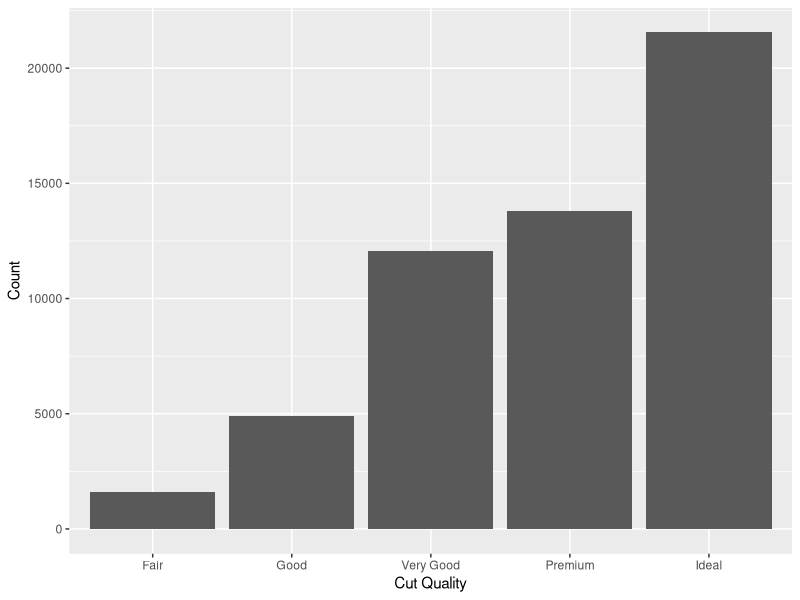
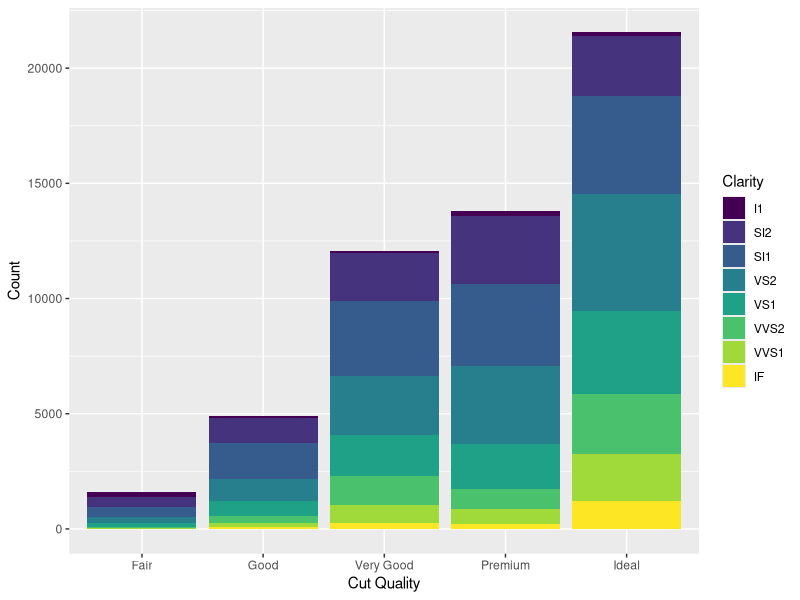
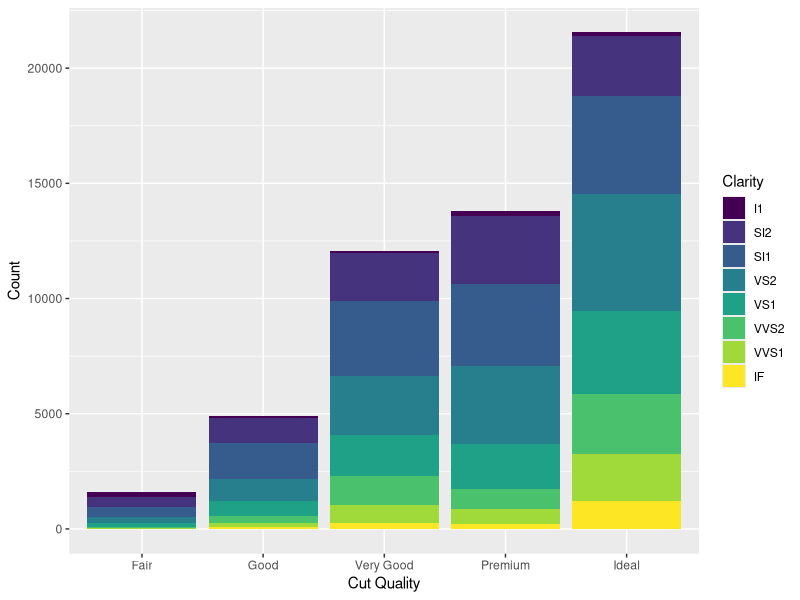
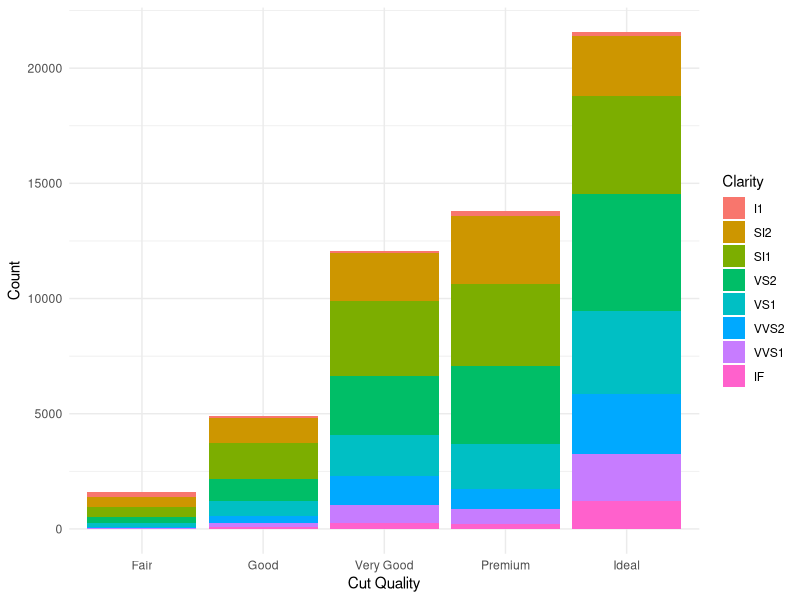
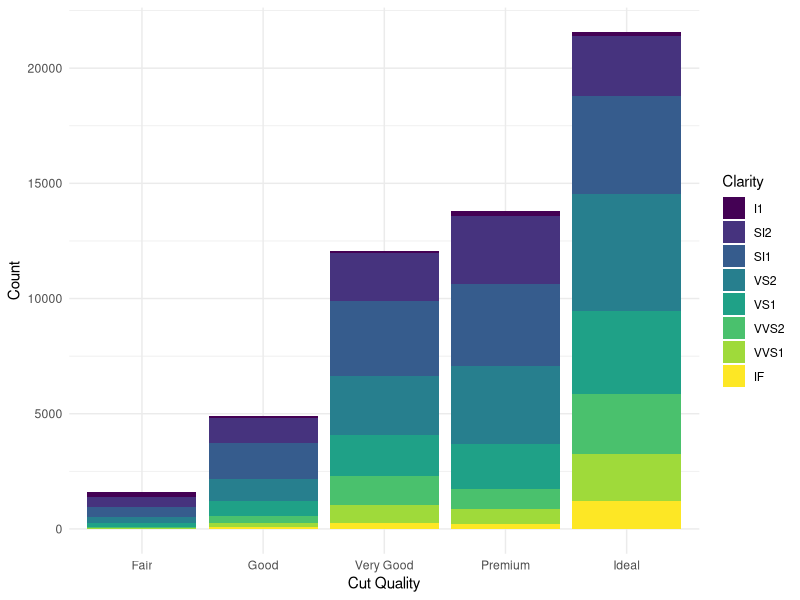
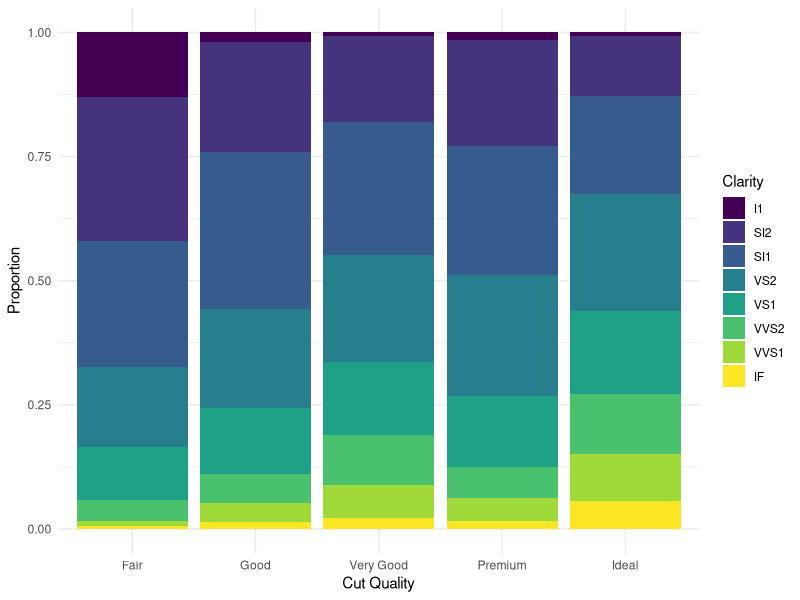
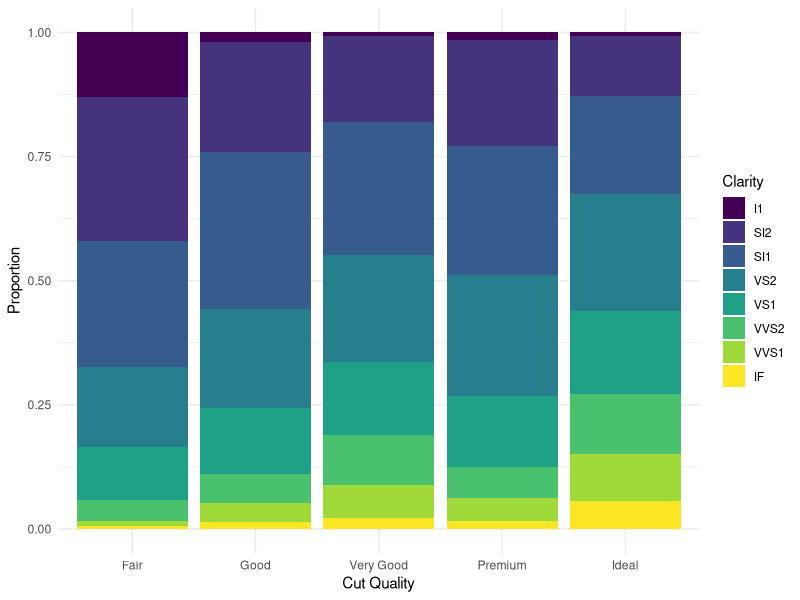
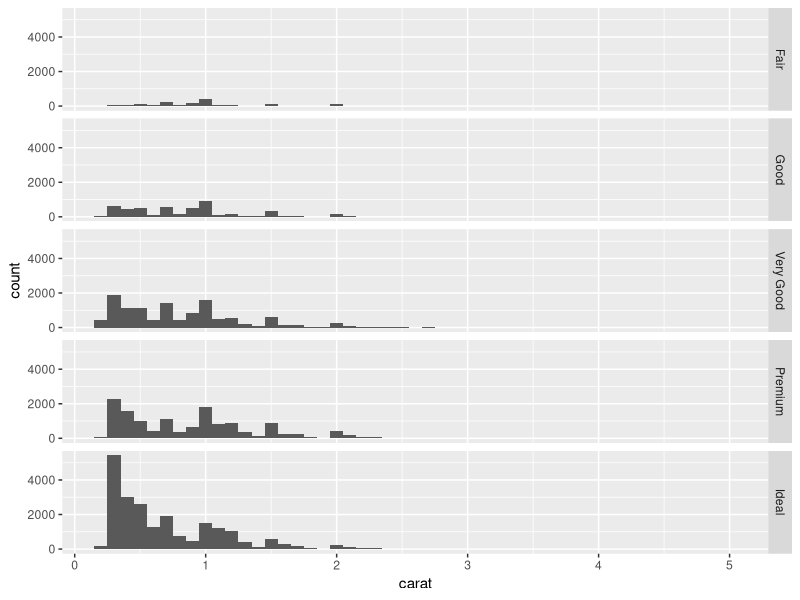

R code for these plots, in order:
## ---- chunk 1
knitr::opts_chunk$set(echo = TRUE)
## ---- chunk 2
library(tidyverse)
## ---- chunk 3
# Select two categorical variables
table(diamonds$clarity, diamonds$cut)
cc_summary <- data.frame(table(diamonds$clarity, diamonds$cut))
head(cc_summary)
names(cc_summary)
colnames(cc_summary) <- c("clarity","cut","freq")
head(cc_summary)
## ---- chunk 4
# Standard bargraph
ggplot()+
  geom_bar(aes(x=cut), stat="count",data=diamonds) +
  labs(x="Cut Quality", y="Count")

# Stacked bargraph: add clarity to the graph
ggplot()+
  geom_bar(aes(x=cut,fill=clarity),data=diamonds) +
  labs(x="Cut Quality", y="Count", fill="Clarity")

# by default, stat="count" & position="stack" - no need to specify `y` variable

ggplot()+
  geom_bar(aes(x=cut,fill=clarity),
           stat="count",position="stack",data=diamonds) +
  labs(x="Cut Quality", y="Count", fill="Clarity")

# stat="count": This parameter specifies that the bars should represent counts of records for each level of the cut variable.
# position="stack": Stacks bars on top of each other for each cut group based on the clarity levels.

## ---- chunk 5
head(cc_summary)
# Need to specify `y` variable as frequency
ggplot()+
  geom_bar(aes(x=cut,y=freq,fill=clarity),
           stat="identity",position="stack",data=cc_summary) +
  labs(x="Cut Quality", y="Count", fill="Clarity") +
  theme_minimal()
## ---- chunk 6
class(cc_summary$clarity)
class(diamonds$clarity)
#diamonds$clarity
#cc_summary$clarity

cc_summary$clarity=ordered(cc_summary$clarity,levels=c("I1","SI2","SI1","VS2","VS1","VVS2","VVS1","IF"))
class(cc_summary$clarity)

ggplot()+
  geom_bar(aes(x=cut,y=freq,fill=clarity),
           stat="identity",position="stack",data=cc_summary) +
  labs(x="Cut Quality", y="Count", fill="Clarity") +
  theme_minimal()
## ---- chunk 7
ggplot()+
  geom_bar(aes(x=cut,fill=clarity),
           stat="count",position="fill",data=diamonds)+
  labs(x="Cut Quality", y="Proportion", fill="Clarity")+
  theme_minimal()
## ---- chunk 8
ggplot()+
  geom_bar(aes(x=cut,y=freq,fill=clarity),
           stat="identity",position="fill",data=cc_summary)+
  labs(x="Cut Quality", y="Proportion", fill="Clarity")+
  theme_minimal()
## ---- chunk 9
ggplot()+
  geom_histogram(aes(x=carat),binwidth=.1, data=diamonds)+
  facet_grid(cut ~ .)

ggplot()+
  geom_histogram(aes(x=carat,y=..density..),binwidth=.1, data=diamonds)+
  facet_grid(cut ~ .)
#..density.. is a special variable in ggplot, can also try ..count..
#..density.. : show the density (estimated frequency divided by the bin width) 

ggplot()+
  geom_histogram(aes(x=carat,y=..count..),binwidth=.1, data=diamonds)+
  facet_grid(cut ~ .)
# by default, y=..count..
## ---- chunk 10
ggplot()+
  geom_bar(aes(x=cut, fill=clarity), 
           stat="count",position ="dodge",
           data=diamonds) +
  labs(x="Cut Quality", y="Count", fill="Clarity")+
  theme_minimal()
## ---- chunk 11
ggplot()+
  geom_bar(aes(x=clarity, fill=clarity), 
           data=diamonds)+
  facet_grid(cut~.,scale="free_y") +
  labs(x="Clarity", y="Count", fill="Clarity") +
  theme_minimal()
## ---- chunk 12
?geom_text
# You can modify text alignment with the `vjust` and `hjust` aesthetics. 
# These can either be a number between 0 (right/bottom) and 1 (top/left) or a character ("left", "middle", "right", "bottom", "center", "top"). 
# There are two special alignments: "inward" and "outward". Inward always aligns text towards the center, and outward aligns it away from the center.
ggplot() +
  geom_bar(aes(x=cut),data=diamonds, fill="grey") +
  geom_text(aes(x=cut,label=..count..),data=diamonds,
            stat="count",vjust=-0.25) +
  labs(x="Cut Quality", y="Count") +
  theme_classic()

# label=..count..: label each bar with the corresponding count of observations.
# vjust: adjust where to put the numbers (vertical adjustment) 
## ---- chunk 13
ggplot(aes(x=cut),data=diamonds) +
  geom_bar(fill="grey") +
  geom_text(aes(label=..count..),
            stat="count",vjust=-0.25) +
  labs(x="Cut Quality", y="Count") +
  theme_classic()
## ---- chunk 14
ggplot(aes(x=cut),data=diamonds) +
  geom_bar(aes(y=(..count..)/sum(..count..)),
           fill="grey") +
  geom_text(aes(y=(..count..)/sum(..count..),
                label=scales::percent(round((..count..)/sum(..count..),2))), 
            stat="count",
            vjust=-0.25,
            color="red") +
  scale_y_continuous(labels = scales::percent) +
  labs(x="Cut Quality", y="Percentage") +
  theme_classic()

# round(0.1234, 2) # round the number to two decimal places
# scales::percent(0.12) - Label percentages (12%, 50%, etc)
## ---- chunk 15
good.diamonds <- diamonds %>% 
  filter(cut=="Very Good"|cut=="Premium"|cut=="Ideal") %>%
  # Or use the following
  # filter(cut %in% c("Very Good", "Premium", "Ideal")) %>%
  filter(clarity!="I1" & clarity!="IF") %>%
  # Or use the following
  # filter(!clarity %in% c("I1", "IF")) %>%
  droplevels() # drop unused levels from a factor

table(good.diamonds$cut)
table(good.diamonds$clarity)
## ---- chunk 16
ggplot(aes(x=clarity),data=good.diamonds)+
  geom_bar(aes(fill=cut),position="stack")+
  geom_text(aes(label=..count..,group=cut),   # you need `group=cut` here
            stat="count", vjust=-1) +
  labs(x="Clarity", y="Count", fill="Cut Quality") +
  theme_classic()

# The `group=cut` is necessary here to ensure that the counts are calculated and displayed for each segment (i.e., each cut quality within each clarity level)
## ---- chunk 17
# ?position_stack: position_stack() stacks bars on top of each other

library(viridisLite) # Color maps designed to improve graph readability for readers with common forms of color blindness and/or color vision deficiency
plasma(10) # Generate 10 Plasma colors - This function (here `plasma`) creates a vector of n equally spaced colors along the selected color map.

ggplot(aes(x=clarity),data=good.diamonds)+
  geom_bar(aes(fill=cut),position="stack")+
  geom_text(aes(label=..count..,group=cut),
            stat="count",
            position=position_stack(vjust=0.5), # You need this one
            size=4,
            color="white") +
  scale_fill_manual(values=c("#7301A8FF","#D8576BFF","#FDC926FF")) +
  labs(x="Clarity", y="Count", fill="Cut Quality") +
  theme_classic()

# vjust=0: The label will be justified at the bottom of each segment.
# vjust=1: The label will be justified at the top of each segment.
# vjust=0.5: The label will be justified in the middle of each segment.
## ---- chunk 18
# ?position_dodge

ggplot(aes(x=clarity),data=good.diamonds)+
  geom_bar(aes(fill=cut),position="dodge")+
  geom_text(aes(label=..count.., group=cut),
            stat="count",
            position=position_dodge(width=0.9),
            #vjust=-0.25,
            hjust=-0.1,
            angle=90,
            size=3) +
  scale_fill_manual(values=c("#7301A8FF","#D8576BFF","#FDC926FF")) +
  #coord_flip() +
  scale_y_continuous(limits=c(0, 6000)) +
  labs(x="Clarity", y="Count", fill="Cut Quality") +
  theme_classic()


# flip coordinates - using `coord_flip()`

ggplot(aes(x=clarity),data=good.diamonds)+
  geom_bar(aes(fill=cut),position="dodge")+
  geom_text(aes(label=..count..,group=cut),
            stat="count",
            position=position_dodge(width=0.9),
            #vjust=-0.25,
            hjust=-0.1,
            angle=0,
            size=3) +
  scale_fill_manual(values=c("#7301A8FF","#D8576BFF","#FDC926FF")) +
  coord_flip() +
  scale_y_continuous(limits=c(0, 6000)) +
  labs(x="Clarity", y="Count", fill="Cut Quality") +
  theme_classic()

## ---- chunk 19
?stat_bin
# compare the histogram by geom_histogram and geom_bin
ggplot(good.diamonds, aes(x = price)) +
  stat_bin(aes(y = ..count..), geom = "bar")

ggplot(good.diamonds, aes(x = price)) +
  geom_histogram()

# The plots should look the same.
#geom: The geometric object to use display the data. e.g. "bar","point","line"
## ---- chunk 20
?stat_bin
ggplot(aes(x=price),data=good.diamonds)+
  geom_histogram()+
  stat_bin(aes(label=..count..),geom="text")+
  labs(x="Price", y="Count") +
  theme_classic()

#geom: The geometric object to use display the data. e.g. "bar","point","line"
## ---- chunk 21
ggplot(aes(x=price),data=good.diamonds)+
  geom_histogram(binwidth = 3000,
                 fill="white",
                 color="#D8576BFF")+
  stat_bin(aes(label=..count..),
           binwidth=3000,
           geom="text",
           vjust=-0.5) +
  scale_y_continuous(limits=c(0, 21000)) +
  labs(x="Price", y="Count") +
  theme_classic()
## ---- chunk 22
ggplot(aes(x=price),data=good.diamonds)+
  geom_histogram(binwidth = 3000,
                 boundary=0,
                 closed="left",
                 fill="white",
                 color="#D8576BFF")+
  stat_bin(aes(label=..count..),
           binwidth=3000,
           geom="text",
           position=position_stack(vjust=0.5),
           boundary = 0, 
           closed="left")+
  scale_x_continuous(breaks=seq(0,max(diamonds$price),3000)) +
  labs(x="Price", y="Count") +
  theme_classic()

min(diamonds$price)

# boundary=0: indicates you want to display the histogram beginning from 0.

# closed="right" or "left": Determines which end of each bin is closed.
# That is, it specifies if a number occurs on the boundary, e.g. 3000, will it be put in the left bar, or the right bar. 
# right:(0,3000]   left:[0,3000) - Then, if you set closed="right", the counts would change inside bars.
## ---- chunk 23
ggplot(aes(x=price),data=good.diamonds)+
  geom_histogram(aes(fill=cut),
                 binwidth = 3000,
                 boundary=0,
                 closed="left",
                 color="white")+
  stat_bin(aes(label=..count.., group=cut),
           binwidth=3000,
           geom="text",
           size=3,
           position=position_stack(vjust=0.5),
           boundary = 0, 
           closed="left")+
  scale_x_continuous(breaks=seq(0,max(diamonds$price),3000)) +
  scale_fill_manual(values=c("#7301A8FF","#D8576BFF","#FDC926FF")) +
  labs(x="Price", y="Count", fill="Cut") +
  theme_classic()

